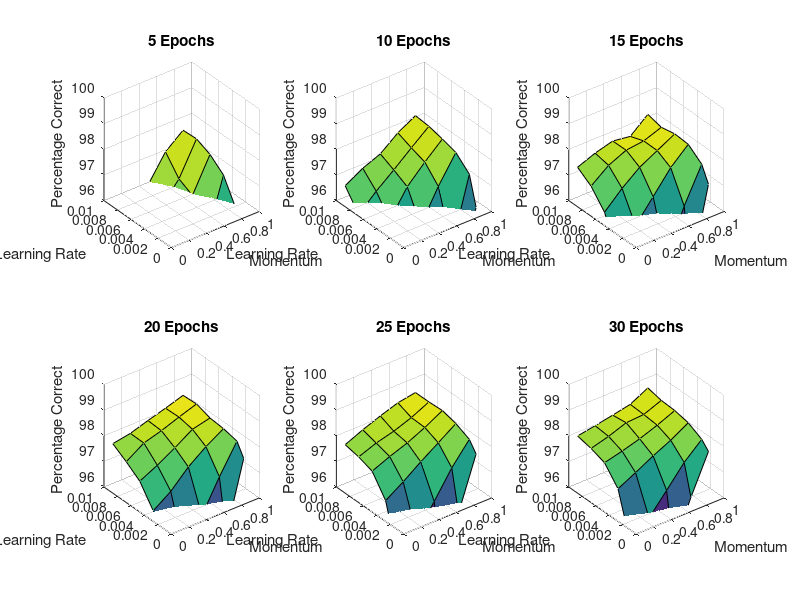

This chart was generated by the following MATLAB code:
clear
clc
close all

momentum = [0.1, 0.3, 0.5, 0.7, 0.9]
lr = [0.001, 0.002, 0.004, 0.006, 0.008, 0.01]

z5 =   [83.29, 85.75, 88.62, 90.4,  93.6;...
       89.12, 89.67, 90.98, 92.36, 95.78;...
       91.34, 92.1,  93.14, 94.58, 96.83;...
       92.33, 93.13, 94.43, 95.95, 97.27;...
       93.4,  94.13, 95.41, 96.23, 97.51;...
       94.27, 94.7,  95.9,  96.92, 97.48]

z10 =  [88.98, 90.19, 91.34, 92.7, 96.13;...
       91.32, 92.15, 93.33, 94.69, 97.23;...
       93.57, 94.15, 95.44, 96.67, 97.71;...
       94.79, 95.54, 96.57, 97.25, 97.87;...
       95.68, 96.31, 96.86, 97.44, 98.00;...
       96.44, 96.84, 97.12, 97.66, 98.05]
   
z15 =  [90.39, 91.31, 92.22, 93.94, 97.02;...
       92.52, 93.46, 94.52, 96.27, 97.62;...
       94.78, 95.7,  96.55, 97.4,  98.03;...
       96.14, 96.79, 97.33, 97.7,  98.07;...
       96.79, 97.32, 97.63, 97.71, 97.96;...
       97.16, 97.43, 97.62, 97.52, 98.1]
 
z20 =  [91.51, 92.05, 93.22, 94.85, 97.5;...
       93.59, 94.48, 95.65, 96.88, 97.99;...
       96.03, 96.51, 97.18, 97.69, 98.11;...
       96.82, 97.16, 97.56, 98.00, 98.16;...
       97.21, 97.66, 97.86, 98.11, 98.34;...
       97.55, 97.67, 97.89, 98.09, 98.31]
   
z25 = [92.09, 92.96, 93.95, 95.65, 97.67;...
      94.3,  95.19, 96.2,  97.23, 98.06;...
      96.43, 96.88, 97.38, 97.84, 98.31;...
      97.21, 97.5,  97.75, 98.07, 98.45;...
      97.4,  97.66, 97.84, 98.09, 98.42;...
      97.51, 97.81, 98.07, 98.3,  98.42]
  
z30 = [92.82, 93.62, 94.55, 96.26, 97.77;...
      94.95, 95.84, 96.63, 97.44, 98.06;...
      96.89, 97.24, 97.61, 97.94, 98.34;...
      97.54, 97.71, 97.91, 98.16, 98.45;...
      97.73, 97.92, 98.17, 98.21, 98.48;...
      97.85, 97.97, 98.1,  98.24, 98.6 ]

 

subplot(2,3,1), surf(momentum, lr, z5)
title('5 Epochs')
xlabel('Momentum')
ylabel('Learning Rate')
zlabel('Percentage Correct')
zlim([96,100])
subplot(2,3,2), surf(momentum, lr, z10)
title('10 Epochs')
xlabel('Momentum')
ylabel('Learning Rate')
zlabel('Percentage Correct')
zlim([96,100])
subplot(2,3,3), surf(momentum, lr, z15)
title('15 Epochs')
xlabel('Momentum')
ylabel('Learning Rate')
zlabel('Percentage Correct')
zlim([96,100])
subplot(2,3,4), surf(momentum, lr, z20)
title('20 Epochs')
xlabel('Momentum')
ylabel('Learning Rate')
zlabel('Percentage Correct')
zlim([96,100])
subplot(2,3,5), surf(momentum, lr, z25)
title('25 Epochs')
xlabel('Momentum')
ylabel('Learning Rate')
zlabel('Percentage Correct')
zlim([96,100])
subplot(2,3,6), surf(momentum, lr, z30)
title('30 Epochs')
xlabel('Momentum')
ylabel('Learning Rate')
zlabel('Percentage Correct')
zlim([96,100])



